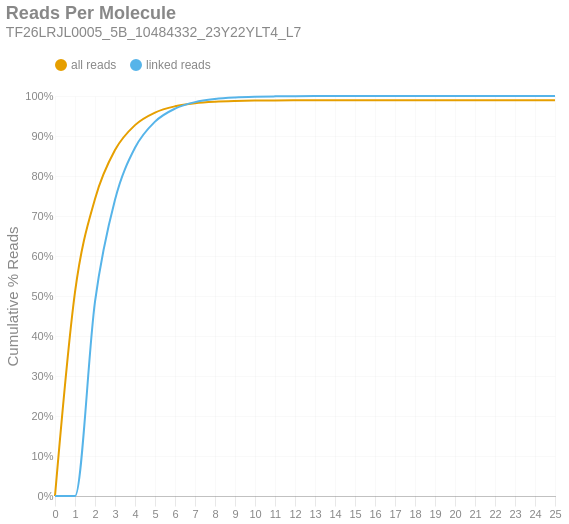

Write notebook code for a chart like this one.
### Markdown cell above
### Reads per Molecule
This chart shows the cumulative distribution of the number of reads per linked molecule. That is, how many alignments are associated with a unique molecule. This excludes the number of reads associated with invalid or absent linked-read barcodes. The `linked` histogram is the percentages recalculated when disregarding singletons.

### Code cell
if SKIPLR:
    print_html(f"Skipped")
else:
    counts = np.bincount(valids['reads'].cast(pl.Int64).to_numpy())
    weighted = counts * np.arange(len(counts))
    all_perc = weighted / n_reads
    linked_perc = weighted / n_linked_reads
    linked_perc[1] = 0
    binned_df = pl.DataFrame({
        'readsper': list(range(len(counts))),
        'all reads (cumsum)': np.cumsum(all_perc).tolist(),
        'linked reads (cumsum)': np.cumsum(linked_perc).tolist(),
    })

    with SafeRender(binned_df):
        (
            density_plot(binned_df, 'Reads Per Molecule', samplename, 'readspmol')
            .encode(
                x=alt.X('readsper:O', title=None).axis(labelAngle=0).scale(padding=0),
                y=alt.Y('value:Q', title='Cumulative % Reads').axis(format='%').stack(False),
                color=alt.Color("key:N").scale(domain=["all reads", "linked reads"]),
                tooltip=[
                    alt.Tooltip("key:N", title="Data Type"),
                    alt.Tooltip("readsper:O", title="Reads Per Molecule"),
                    alt.Tooltip("value:Q", format=".2%", title="% Reads (Cum.)")
                ]            
            )
        ).display()

### Figure 1 — Vega-Lite specification as saved in the notebook (floating-point values rounded to 4 significant figures)
{"width": "container", "height": 400, "config": {"title": {"anchor": "start", "dy": -15, "fontSize": 18, "color": "#888888", "subtitleColor": "#888888", "subtitleFontSize": 14}, "arc": {"fill": "#0072B2"}, "axis": {"domainColor": "#888888", "domainWidth": 0.5, "gridWidth": 0.2, "grid": false, "titleFontWeight": 400, "titleFontSize": 15, "labelFontSize": 11, "labelColor": "#888888", "tickColor": "#888888", "tickWidth": 0.2, "titleColor": "#888888"}, "axisBand": {"grid": false}, "axisX": {"grid": true, "tickSize": 10, "domainCap": "round"}, "axisY": {"domain": false, "grid": true, "tickSize": 0, "domainCap": "round"}, "background": "transparent", "header": {"labelFontSize": 15, "labelColor": "#888888", "titleFontSize": 15, "titleFontWeight": 600, "titleColor": "#888888"}, "legend": {"labelFont": "sans-serif", "labelFontSize": 12, "labelColor": "#888888", "symbolSize": 100, "symbolType": "circle", "titleFontSize": 12, "titlePadding": 10, "titleColor": "#888888", "title": null, "orient": "top"}, "range": {"category": ["#E69F00", "#56B4E9", "#009E73", "#F0E442", "#0072B2", "#D55E00", "#CC79A7", "#000000"], "diverging": ["#cfe8f3", "#a2d4ec", "#73bfe2", "#46abdb", "#1696d2", "#12719e"]}, "area": {"fill": "#0072B2", "fillOpacity": 0.7, "line": true, "strokeOpacity": 0.7}, "line": {"color": "#0072B2", "stroke": "#0072B2", "strokeWidth": 2}, "trail": {"color": "#0072B2", "stroke": "#0072B2", "strokeWidth": 0, "size": 1}, "point": {"filled": true, "fillOpacity": 1.0, "size": 95}, "text": {"color": "#888888", "fontSize": 11, "align": "right", "fontWeight": 400, "size": 11}, "bar": {"fill": "#0072B2", "stroke": null}, "view": {"stroke": null, "continuousWidth": 660, "continuousHeight": 400}}, "data": {"name": "data-9b3cfe09acacf70ed887fdaf9588d0aa"}, "mark": {"type": "line", "interpolate": "monotone", "point": {"opacity": 0, "size": 275}}, "encoding": {"color": {"field": "key", "scale": {"domain": ["all reads", "linked reads"]}, "type": "nominal"}, "tooltip": [{"field": "key", "title": "Data Type", "type": "nominal"}, {"field": "readsper", "title": "Reads Per Molecule", "type": "ordinal"}, {"field": "value", "format": ".2%", "title": "% Reads (Cum.)", "type": "quantitative"}], "x": {"axis": {"labelAngle": 0}, "field": "readsper", "scale": {"padding": 0}, "title": null, "type": "ordinal"}, "y": {"axis": {"format": "%"}, "field": "value", "stack": false, "title": "Cumulative % Reads", "type": "quantitative"}}, "params": [{"name": "param_c36ac31b6afebe62", "select": {"type": "point", "fields": ["key"]}, "bind": "legend"}], "title": {"text": "Reads Per Molecule", "subtitle": "TF26LRJL0005_5B_10484332_23Y22YLT4_L7"}, "transform": [{"fold": ["all reads (cumsum)", "linked reads (cumsum)"]}, {"calculate": "replace(datum.key, ' (cumsum)', '')", "as": "key"}, {"filter": {"param": "param_c36ac31b6afebe62"}}], "usermeta": {"embedOptions": {"downloadFileName": "TF26LRJL0005_5B_10484332_23Y22YLT4_L7.readspmol"}}, "$schema": "https://vega.github.io/schema/vega-lite/v6.4.1.json", "datasets": {"data-9b3cfe09acacf70ed887fdaf9588d0aa": [{"readsper": 0, "all reads (cumsum)": 0.0, "linked reads (cumsum)": 0.0}, {"readsper": 1, "all reads (cumsum)": 0.5096, "linked reads (cumsum)": 0.0}, {"readsper": 2, "all reads (cumsum)": 0.7427, "linked reads (cumsum)": 0.4858}, {"readsper": 3, "all reads (cumsum)": 0.865, "linked reads (cumsum)": 0.7407}, {"readsper": 4, "all reads (cumsum)": 0.9272, "linked reads (cumsum)": 0.8704}, {"readsper": 5, "all reads (cumsum)": 0.9586, "linked reads (cumsum)": 0.9359}, {"readsper": 6, "all reads (cumsum)": 0.9742, "linked reads (cumsum)": 0.9684}, {"readsper": 7, "all reads (cumsum)": 0.982, "linked reads (cumsum)": 0.9847}, {"readsper": 8, "all reads (cumsum)": 0.9858, "linked reads (cumsum)": 0.9925}, {"readsper": 9, "all reads (cumsum)": 0.9876, "linked reads (cumsum)": 0.9963}, {"readsper": 10, "all reads (cumsum)": 0.9885, "linked reads (cumsum)": 0.9981}, {"readsper": 11, "all reads (cumsum)": 0.989, "linked reads (cumsum)": 0.9991}, {"readsper": 12, "all reads (cumsum)": 0.9892, "linked reads (cumsum)": 0.9996}, {"readsper": 13, "all reads (cumsum)": 0.9893, "linked reads (cumsum)": 0.9998}, {"readsper": 14, "all reads (cumsum)": 0.9893, "linked reads (cumsum)": 0.9999}, {"readsper": 15, "all reads (cumsum)": 0.9894, "linked reads (cumsum)": 0.9999}, {"readsper": 16, "all reads (cumsum)": 0.9894, "linked reads (cumsum)": 1.0}, {"readsper": 17, "all reads (cumsum)": 0.9894, "linked reads (cumsum)": 1.0}, {"readsper": 18, "all reads (cumsum)": 0.9894, "linked reads (cumsum)": 1.0}, {"readsper": 19, "all reads (cumsum)": 0.9894, "linked reads (cumsum)": 1.0}, {"readsper": 20, "all reads (cumsum)": 0.9894, "linked reads (cumsum)": 1.0}, {"readsper": 21, "all reads (cumsum)": 0.9894, "linked reads (cumsum)": 1.0}, {"readsper": 22, "all reads (cumsum)": 0.9894, "linked reads (cumsum)": 1.0}, {"readsper": 23, "all reads (cumsum)": 0.9894, "linked reads (cumsum)": 1.0}, {"readsper": 24, "all reads (cumsum)": 0.9894, "linked reads (cumsum)": 1.0}, {"readsper": 25, "all reads (cumsum)": 0.9894, "linked reads (cumsum)": 1.0}]}}
